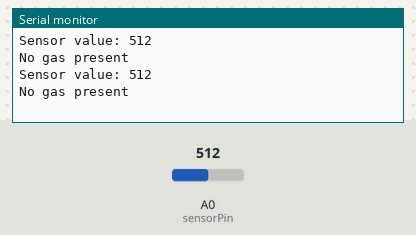
Bench run of a sketch on a simulated Arduino Uno, built with avr-gcc and run on an emulated ATmega328P. On the bench: the last lines printed to the serial monitor. Inputs (shaded band) come from the test bench; at power-on: A0 (sensorPin) = 512.

Above: at 1.8 s.
1.9 s: A0 (sensorPin) set to 790
At 2.8 s:
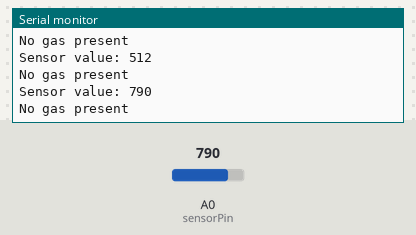
3.4 s: A0 (sensorPin) set to 811
At 4.8 s:
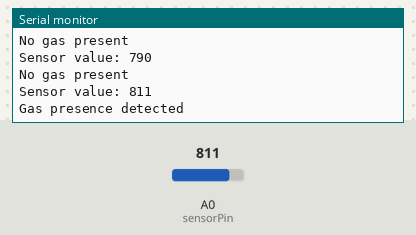
Timing chart, 0 to 6.4 s (numbered marks = the images above; inputs shaded):
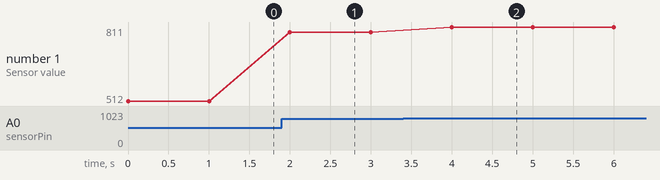

Measured:
- the behaviour switches between 800 and 801 on A0 (sensorPin) (found by bisection; images 1 and 2)
- after the input at 1.9 s, the serial monitor: prints a new line after 0.10 s (image 1)
- after the input at 3.4 s, the serial monitor: prints a new line after 0.60 s (image 2)
- plotted number 1: 512 → 790 after the input at 1.9 s, 790 → 811 after the input at 3.4 s

The sketch:

gas_analog.ino
```cpp
/**
  Creative DIY Microcontroller Projects with C, published by Packt
  Chapter 8: Gas sensor.
  Analog gas sensor with SMT32 Blue Pill.
  By Pedro Santana
  Ver. 1
  May, 2021
*/

const int sensorPin = 0;
const int gasThreshold = 800;

void setup() {
  Serial.begin(9600);
  pinMode(sensorPin, INPUT);
}

void loop() {
  int sensorValue = analogRead(sensorPin);
  Serial.print("Sensor value: ");
  Serial.println(sensorValue);
  if (sensorValue > gasThreshold) {
    Serial.println("Gas presence detected");
  } else {
    Serial.println("No gas present");
  }
  delay(1000);
}
```
